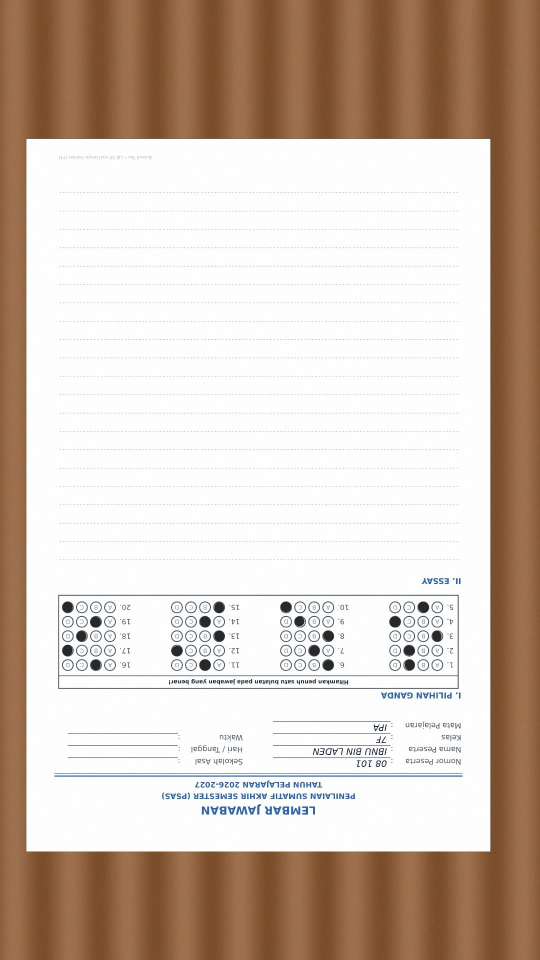
#> input picture tools/test/cases_lama/terbalik.jpg, 1080 x 1920 px (shown at 1/2 size)
$ python gen_percetakan.py cases_lama/terbalik.jpg cases_lama/bayangan.jpg
#> lines starting #> are read from the running program, lines starting #| are printed output that depends on the picture; after the words box and inside, x2 and y2 are one past the last pixel; in counts of white or black regions, pixels touching at a corner belong together
"""Kasus uji LJK percetakan 25 soal (F4-25-SMPN2): isi bulatan ala pensil/pulpen, lalu variasi scan/foto
(putar, perspektif, resolusi rendah, buram, redup, bayangan).
Pemakaian: python3 gen_percetakan.py <scan_kosong.png | sintetis> <folder_keluar>
  'sintetis' = lembar tiruan digambar dari spec/ljk-f4-25-smpn2.json (dipakai CI; scan asli guru tidak disimpan di repo)."""
import sys, os, json, random
import cv2, numpy as np
src, out = sys.argv[1], sys.argv[2]
os.makedirs(out, exist_ok=True)
# [34 lines left out: function sintetis, not called in this run]
base = sintetis() if src == 'sintetis' else cv2.imread(src)
#> base is the input picture: shape (1920, 1080, 3); mean B, G, R 180.9, 193, 208.9
g = cv2.cvtColor(base, cv2.COLOR_BGR2GRAY)
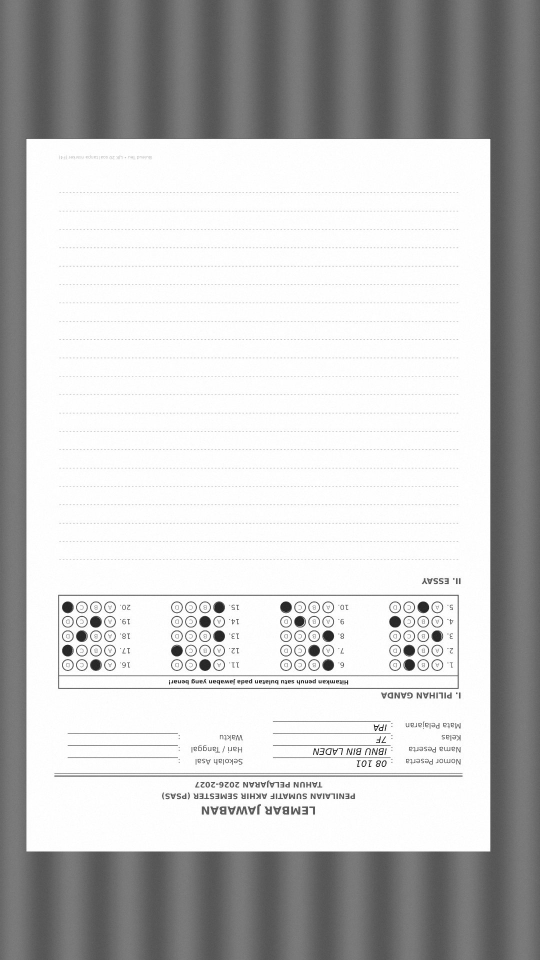
#> g: shape (1920, 1080) (shown at 1/2 size); min 12, max 255, mean 196.4
# pusat marker sudut (px) -> homografi mm->px
def squares(g):
    th = cv2.adaptiveThreshold(g, 255, cv2.ADAPTIVE_THRESH_MEAN_C, cv2.THRESH_BINARY_INV, 151, 22)
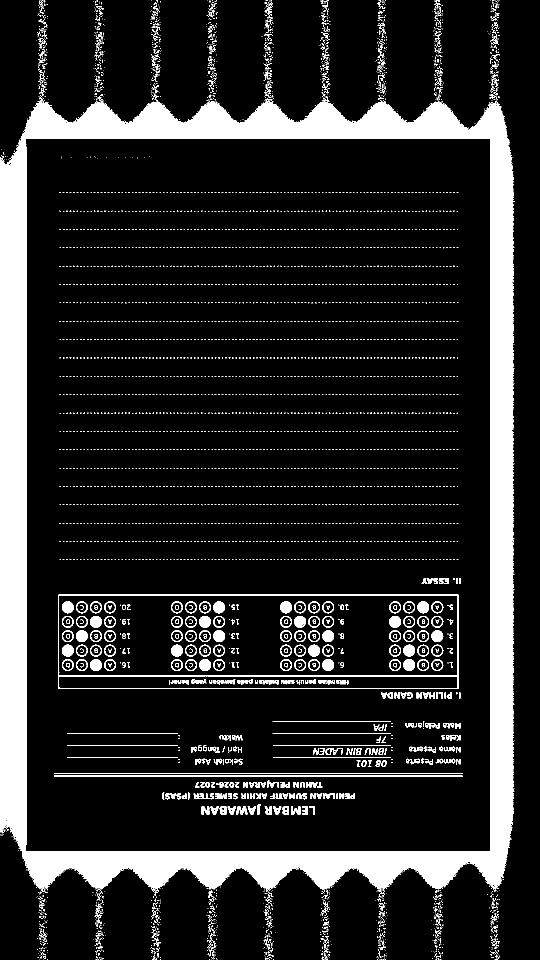
#> th: shape (1920, 1080) (shown at 1/2 size); 14.9% white; 4965 white regions (4476 under 20 px), largest, box (x1, y1, x2, y2) and area: (0, 194, 1029, 1791) 239326, (116, 1189, 918, 1378) 6524, (108, 1551, 925, 1554) 2450
    n, l, st, cen = cv2.connectedComponentsWithStats(th)
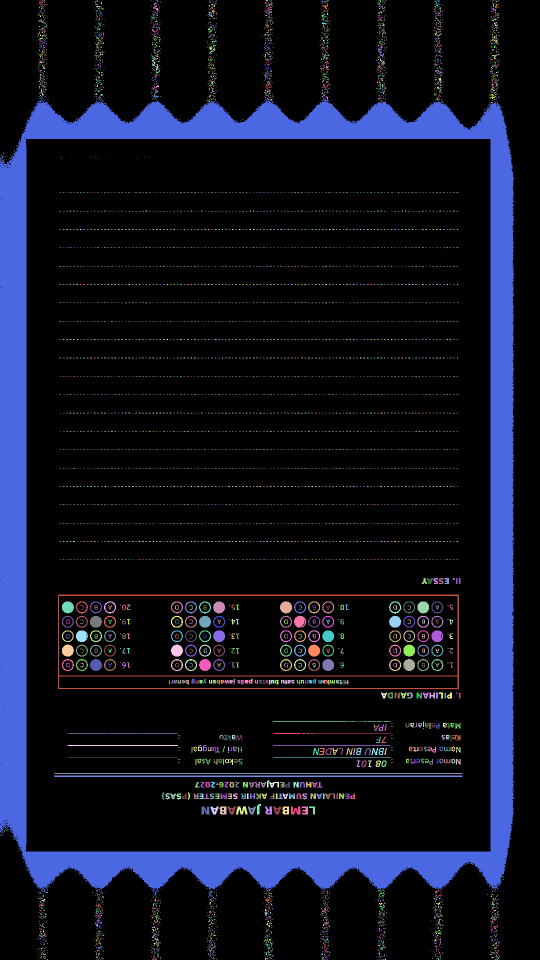
#> l: shape (1920, 1080) int32 (shown at 1/2 size); 4966 distinct labels, from 0 to 4965; one colour per label, 0 black
#> n = 4966; cen = 4966 pairs, first value 1.5 to 1028, second value 0 to 1919
    S = []
    for i in range(1, n):
        x, y, w, h, a = st[i]
        if 35 < w < 110 and 35 < h < 110 and a > 0.75 * w * h and 0.75 < w / h < 1.33: S.append((cen[i][0], cen[i][1], w * h))
#> this loop made 4965 passes
#> (x, y, w, h, a) on passes 1 to 3: (79, 0, 6, 11, 23), (83, 0, 3, 7, 9), (87, 1, 4, 2, 7)
#> after the loop, S = []
    return S
S = squares(g)
#> S = []
H0, W0 = g.shape
#> H0 = 1920; W0 = 1080
#> (the run stopped early here; a loop or call above may not have finished)

$ run again, with tools/test/cases_lama/buram_jpeg.jpg copied over tools/test/cases_lama/terbalik.jpg
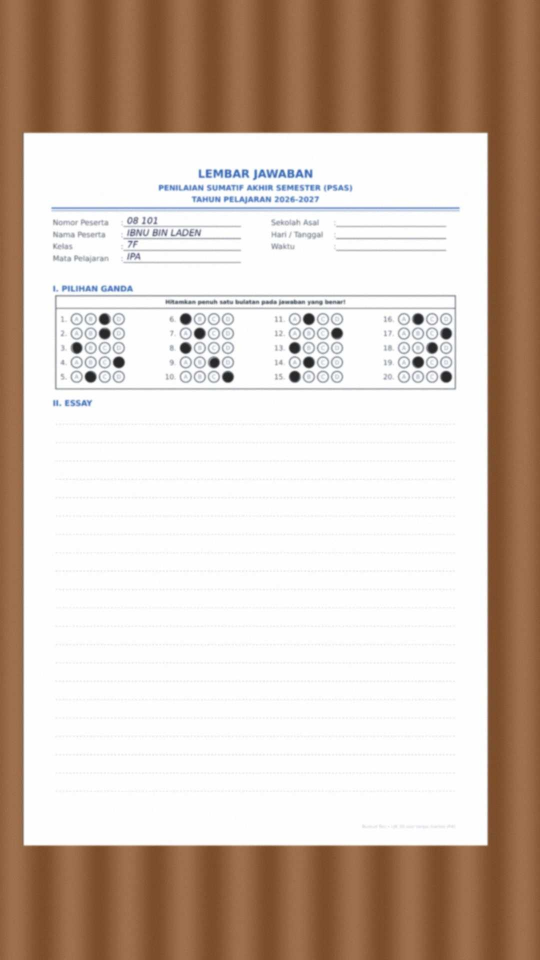
#> input picture tools/test/cases_lama/buram_jpeg.jpg, 1080 x 1920 px (shown at 1/2 size)
#> base is the input picture: shape (1920, 1080, 3); mean B, G, R 181.4, 193.2, 209.4
#> in squares, `th = cv2.adaptiveThreshold(g, 255, cv2.ADAPTIVE_THRESH_MEAN_C, cv2.THR..`:
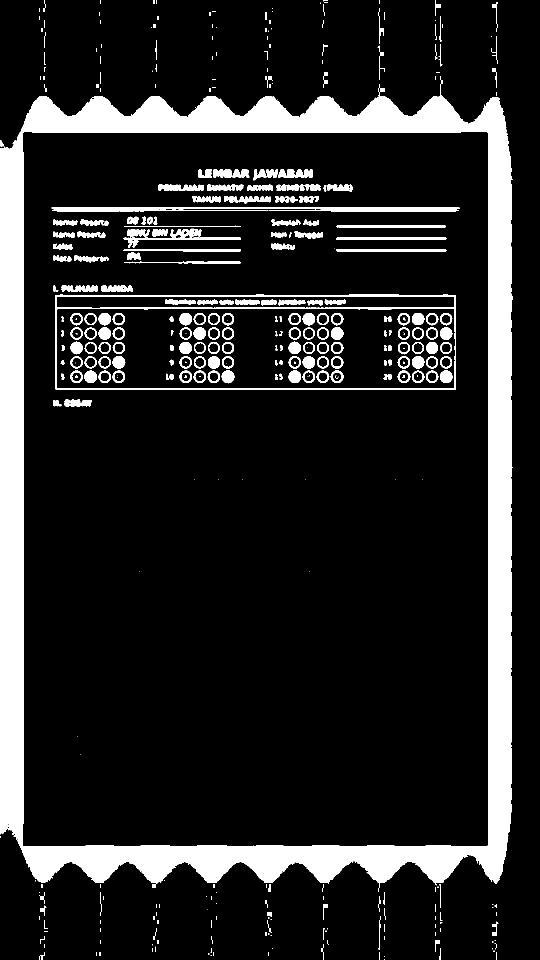
#> th: shape (1920, 1080) (shown at 1/2 size); 14.7% white; 408 white regions (163 under 20 px), largest, box (x1, y1, x2, y2) and area: (0, 168, 1025, 1784) 233333, (110, 589, 912, 780) 9672, (103, 414, 919, 423) 5629
#> in squares, `n, l, st, cen = cv2.connectedComponentsWithStats(th)`:
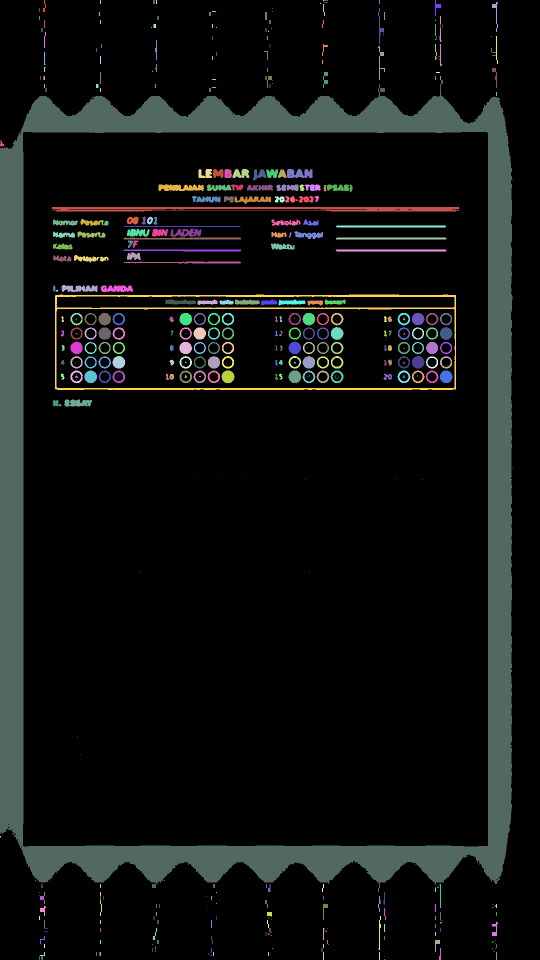
#> l: shape (1920, 1080) int32 (shown at 1/2 size); 409 distinct labels, from 0 to 408; one colour per label, 0 black
#> n = 409; st = 409 rows, first 6: [0, 0, 1080, 1920, 1768652], [86, 0, 6, 24, 64], [200, 0, 2, 8, 16], [307, 0, 2, 8, 16], [312, 0, 2, 8, 16], [646, 0, 10, 3, 13]; cen = 409 pairs, first value 0.333 to 1024, second value 0.308 to 1919
#> the loop in squares, `for i in range(1, n):` made 408 passes
#> after the loop in squares, `for i in range(1, n):`: S = []

$ run again, with tools/test/cases_lama/jauh.jpg copied over tools/test/cases_lama/terbalik.jpg
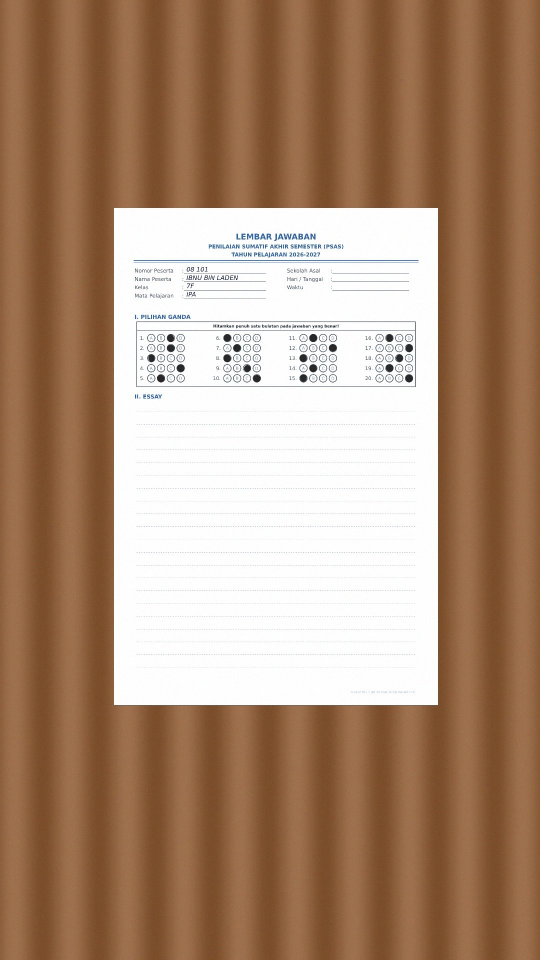
#> input picture tools/test/cases_lama/jauh.jpg, 1080 x 1920 px (shown at 1/2 size)
#> base is the input picture: shape (1920, 1080, 3); mean B, G, R 119.1, 142.8, 173.7
#> in squares, `th = cv2.adaptiveThreshold(g, 255, cv2.ADAPTIVE_THRESH_MEAN_C, cv2.THR..`:
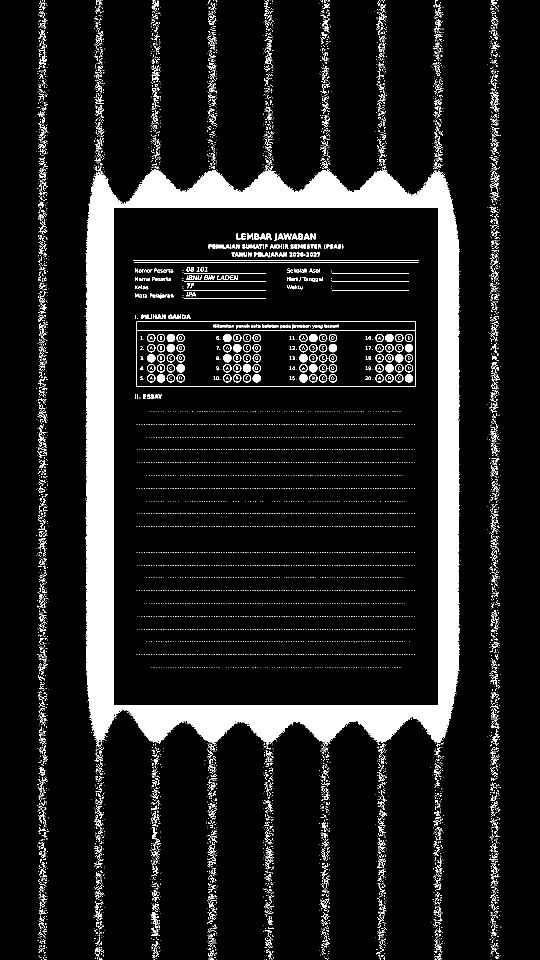
#> th: shape (1920, 1080) (shown at 1/2 size); 11.3% white; 8369 white regions (7713 under 20 px), largest, box (x1, y1, x2, y2) and area: (171, 338, 920, 1496) 169036, (273, 643, 832, 774) 2598, (267, 520, 837, 522) 1140
#> in squares, `n, l, st, cen = cv2.connectedComponentsWithStats(th)`:
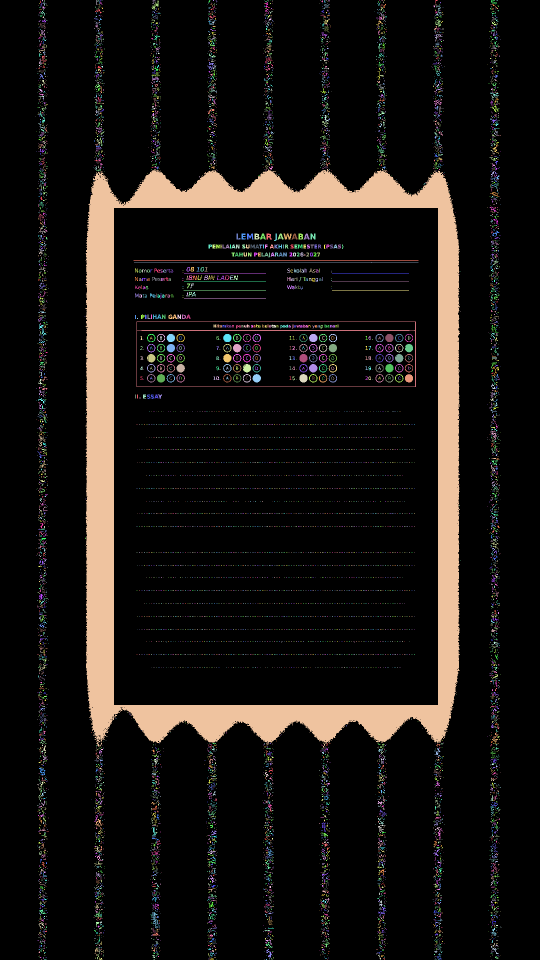
#> l: shape (1920, 1080) int32 (shown at 1/2 size); 8370 distinct labels, from 0 to 8369; one colour per label, 0 black
#> n = 8370; cen = 8370 pairs, first value 71 to 1001.3, second value 0 to 1919
#> the loop in squares, `for i in range(1, n):` made 8369 passes
#> (x, y, w, h, a) on passes 1 to 3: (80, 1, 2, 5, 7), (84, 0, 2, 3, 5), (88, 0, 2, 1, 2)
#> after the loop in squares, `for i in range(1, n):`: S = []
